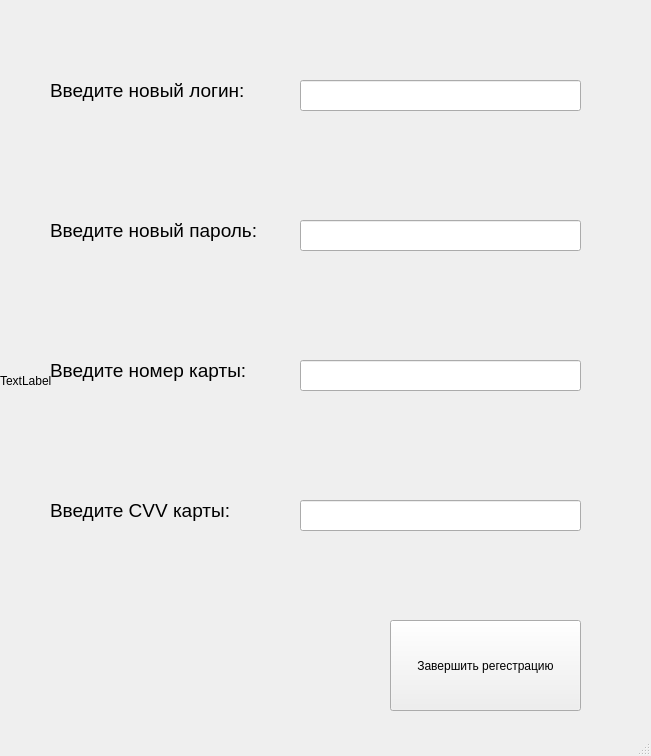
<?xml version="1.0" encoding="UTF-8"?>
<ui version="4.0">
 <class>MainWindow</class>
 <widget class="QMainWindow" name="MainWindow">
  <property name="geometry">
   <rect>
    <x>0</x>
    <y>0</y>
    <width>651</width>
    <height>756</height>
   </rect>
  </property>
  <property name="windowTitle">
   <string>Казино</string>
  </property>
  <widget class="QWidget" name="centralwidget">
   <widget class="QWidget" name="register_layout" native="true">
    <property name="enabled">
     <bool>true</bool>
    </property>
    <property name="geometry">
     <rect>
      <x>0</x>
      <y>0</y>
      <width>661</width>
      <height>761</height>
     </rect>
    </property>
    <property name="acceptDrops">
     <bool>false</bool>
    </property>
    <widget class="QLabel" name="label">
     <property name="geometry">
      <rect>
       <x>50</x>
       <y>60</y>
       <width>201</width>
       <height>61</height>
      </rect>
     </property>
     <property name="text">
      <string>&lt;html&gt;&lt;head/&gt;&lt;body&gt;&lt;p&gt;&lt;span style=&quot; font-size:14pt;&quot;&gt;Введите новый логин:&lt;/span&gt;&lt;/p&gt;&lt;/body&gt;&lt;/html&gt;</string>
     </property>
    </widget>
    <widget class="QLabel" name="label_2">
     <property name="geometry">
      <rect>
       <x>50</x>
       <y>200</y>
       <width>211</width>
       <height>61</height>
      </rect>
     </property>
     <property name="text">
      <string>&lt;html&gt;&lt;head/&gt;&lt;body&gt;&lt;p&gt;&lt;span style=&quot; font-size:14pt;&quot;&gt;Введите новый пароль:&lt;/span&gt;&lt;/p&gt;&lt;/body&gt;&lt;/html&gt;</string>
     </property>
    </widget>
    <widget class="QLabel" name="label_3">
     <property name="geometry">
      <rect>
       <x>50</x>
       <y>340</y>
       <width>211</width>
       <height>61</height>
      </rect>
     </property>
     <property name="text">
      <string>&lt;html&gt;&lt;head/&gt;&lt;body&gt;&lt;p&gt;&lt;span style=&quot; font-size:14pt;&quot;&gt;Введите номер карты:&lt;/span&gt;&lt;/p&gt;&lt;/body&gt;&lt;/html&gt;</string>
     </property>
    </widget>
    <widget class="QLabel" name="label_4">
     <property name="geometry">
      <rect>
       <x>50</x>
       <y>480</y>
       <width>211</width>
       <height>61</height>
      </rect>
     </property>
     <property name="text">
      <string>&lt;html&gt;&lt;head/&gt;&lt;body&gt;&lt;p&gt;&lt;span style=&quot; font-size:14pt;&quot;&gt;Введите CVV карты:&lt;/span&gt;&lt;/p&gt;&lt;/body&gt;&lt;/html&gt;</string>
     </property>
    </widget>
    <widget class="QPushButton" name="finish_reg">
     <property name="geometry">
      <rect>
       <x>390</x>
       <y>620</y>
       <width>191</width>
       <height>91</height>
      </rect>
     </property>
     <property name="text">
      <string>Завершить регестрацию</string>
     </property>
    </widget>
    <widget class="QLabel" name="name_error">
     <property name="geometry">
      <rect>
       <x>300</x>
       <y>130</y>
       <width>281</width>
       <height>21</height>
      </rect>
     </property>
     <property name="text">
      <string>&lt;html&gt;&lt;head/&gt;&lt;body&gt;&lt;p&gt;&lt;span style=&quot; font-size:10pt;&quot;&gt;&lt;br/&gt;&lt;/span&gt;&lt;/p&gt;&lt;/body&gt;&lt;/html&gt;</string>
     </property>
    </widget>
    <widget class="QLineEdit" name="register_name">
     <property name="geometry">
      <rect>
       <x>300</x>
       <y>80</y>
       <width>281</width>
       <height>31</height>
      </rect>
     </property>
    </widget>
    <widget class="QLineEdit" name="register_password">
     <property name="geometry">
      <rect>
       <x>300</x>
       <y>220</y>
       <width>281</width>
       <height>31</height>
      </rect>
     </property>
    </widget>
    <widget class="QLineEdit" name="register_card_number">
     <property name="geometry">
      <rect>
       <x>300</x>
       <y>360</y>
       <width>281</width>
       <height>31</height>
      </rect>
     </property>
    </widget>
    <widget class="QLineEdit" name="register_cvv_card">
     <property name="geometry">
      <rect>
       <x>300</x>
       <y>500</y>
       <width>281</width>
       <height>31</height>
      </rect>
     </property>
    </widget>
    <widget class="QLabel" name="password_error">
     <property name="geometry">
      <rect>
       <x>300</x>
       <y>270</y>
       <width>281</width>
       <height>21</height>
      </rect>
     </property>
     <property name="text">
      <string>&lt;html&gt;&lt;head/&gt;&lt;body&gt;&lt;p&gt;&lt;span style=&quot; font-size:10pt;&quot;&gt;&lt;br/&gt;&lt;/span&gt;&lt;/p&gt;&lt;/body&gt;&lt;/html&gt;</string>
     </property>
    </widget>
    <widget class="QLabel" name="card_error">
     <property name="geometry">
      <rect>
       <x>230</x>
       <y>410</y>
       <width>421</width>
       <height>21</height>
      </rect>
     </property>
     <property name="text">
      <string>&lt;html&gt;&lt;head/&gt;&lt;body&gt;&lt;p&gt;&lt;span style=&quot; font-size:10pt;&quot;&gt;&lt;br/&gt;&lt;/span&gt;&lt;/p&gt;&lt;/body&gt;&lt;/html&gt;</string>
     </property>
    </widget>
    <widget class="QLabel" name="cvv_error">
     <property name="geometry">
      <rect>
       <x>300</x>
       <y>550</y>
       <width>281</width>
       <height>21</height>
      </rect>
     </property>
     <property name="text">
      <string>&lt;html&gt;&lt;head/&gt;&lt;body&gt;&lt;p&gt;&lt;span style=&quot; font-size:10pt;&quot;&gt;&lt;br/&gt;&lt;/span&gt;&lt;/p&gt;&lt;/body&gt;&lt;/html&gt;</string>
     </property>
    </widget>
    <widget class="QLabel" name="pict2">
     <property name="geometry">
      <rect>
       <x>0</x>
       <y>0</y>
       <width>651</width>
       <height>761</height>
      </rect>
     </property>
     <property name="text">
      <string>TextLabel</string>
     </property>
    </widget>
    <zorder>pict2</zorder>
    <zorder>label_4</zorder>
    <zorder>label</zorder>
    <zorder>label_2</zorder>
    <zorder>label_3</zorder>
    <zorder>finish_reg</zorder>
    <zorder>name_error</zorder>
    <zorder>register_name</zorder>
    <zorder>register_password</zorder>
    <zorder>register_card_number</zorder>
    <zorder>register_cvv_card</zorder>
    <zorder>password_error</zorder>
    <zorder>card_error</zorder>
    <zorder>cvv_error</zorder>
   </widget>
  </widget>
  <widget class="QStatusBar" name="statusbar"/>
 </widget>
 <resources/>
 <connections/>
</ui>
